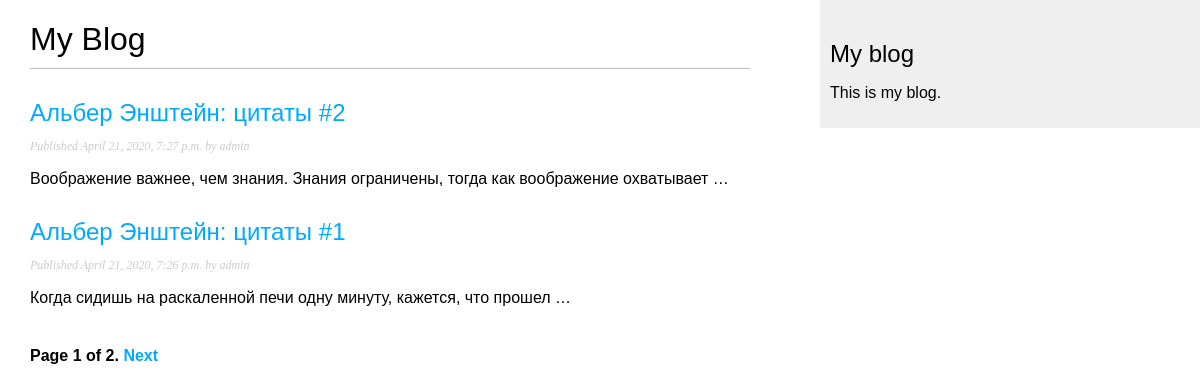
Screenshot of /blog/ with the database file from the repository.
### blog/models.py (models this page shows, shortened)
class Post(models.Model):
    objects = models.Manager()
    STATUS_CHOICES = (
		('draft', 'Draft'),
		('published', 'Published'),
    )
    title = models.CharField(max_length=250)
    slug = models.SlugField(max_length=250, unique_for_date='publish')
    author = models.ForeignKey(
        User,
		on_delete=models.CASCADE,
		related_name='blog_posts'
	)
    body = models.TextField()
    publish = models.DateTimeField(default=timezone.now)
    created = models.DateTimeField(auto_now_add=True)
    updated = models.DateTimeField(auto_now=True)
    status = models.CharField(
		max_length=10,
		choices=STATUS_CHOICES,
		default='draft'
	)
    class Meta:
        ordering = ('-publish',)
    def get_absolute_url(self):
        return reverse(
            'blog:post_detail',
            args=[
                self.publish.year,
                self.publish.month,
                self.publish.day,
                self.slug
                ]
            )

### blog/views.py (the view)
# urls.py: path('', views.post_list, name='post_list'),
def post_list(request):
    object_list = Post.objects.filter(status='published')
    paginator = Paginator(object_list, 2)
    page = request.GET.get('page')
    try:
        posts = paginator.page(page)
    except PageNotAnInteger:
        posts = paginator.page(1)
    except EmptyPage:
        posts = paginator.page(paginator.num_pages)
    return render(request, 'blog/post/list.html', {'page': page, 'posts': posts})

### blog/templates/blog/post/list.html (shortened to what this page needs)
{% extends "blog/base.html" %}
{% block content %}
<h1>My Blog</h1>
    {% for post in posts %}
        <h2><a href="{{ post.get_absolute_url }}">{{ post.title }}</a></h2>
        <p class="date">Published {{ post.publish }} by {{ post.author }}</p>
        {{ post.body|truncatewords:10|linebreaks }}
    {% endfor %}
{% include "pagination.html" with page=posts %}
{% endblock %}

### blog/static/css/blog.css (style rules this page uses)
body { margin:0; padding:0; font-family:helvetica, sans-serif; }
a { color:#00abff; text-decoration:none; }
h1 { font-weight:normal; border-bottom:1px solid #bbb; padding:0 0 10px 0; }
h2 { font-weight:normal; margin:30px 0 0; }
p.date { color:#ccc; font-family: georgia, serif; font-size: 12px; font-style: italic; }

### rows the page displays
Post: title "Альбер Энштейн: цитаты #2", publish "April 21, 2020, 7:27 p.m.", author "admin", body "Воображение важнее, чем знания. Знания ограничены, тогда как воображение охватывает …"
Post: title "Альбер Энштейн: цитаты #1", publish "April 21, 2020, 7:26 p.m.", author "admin", body "Когда сидишь на раскаленной печи одну минуту, кажется, что прошел …"

### other values shown
{{ page.number }} "1"
{{ page.paginator.num_pages }} "2"
